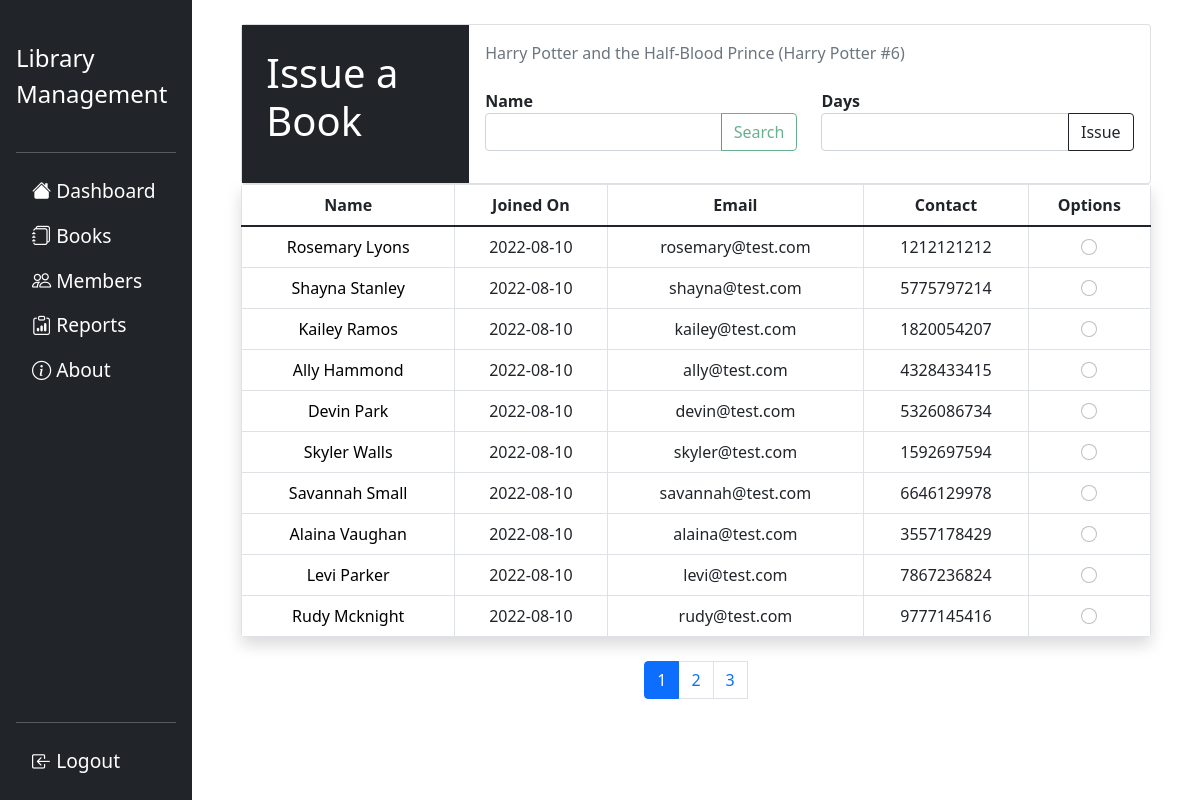
Screenshot of /issue_book/1 (signed in) with the database file from the repository.
### flasklib/models.py (models this page shows, shortened)
class Book(db.Model):
    bid=db.Column(db.Integer,primary_key=True)
    title=db.Column(db.String,nullable=False)
    authors=db.Column(db.String,nullable=False)
    average_rating=db.Column(db.String,nullable=False)
    isbn=db.Column(db.String,nullable=False)
    publisher=db.Column(db.String,nullable=False)
    publish_date=db.Column(db.String,nullable=False)
    quantity=db.Column(db.Integer,nullable=False,default=5)
    availability=db.Column(db.Integer,nullable=False,default=5)
    borrowers=db.Column(db.String,db.ForeignKey('member.mid'),default='')

class Member(db.Model):
    mid=db.Column(db.Integer,primary_key=True)
    mname=db.Column(db.String(20),nullable=False)
    email=db.Column(db.String,unique=True,nullable=False)
    contact=db.Column(db.String(12),nullable=False)
    date_added=db.Column(db.DateTime,default=datetime.utcnow)
    debt=db.Column(db.Float,nullable=False,default=0)
    dues=db.Column(db.String,default='')
    books=db.relationship('Book',backref='issued_to',lazy=True)
    issues=db.relationship('BookIssue',backref='issues',lazy=True)

### flasklib/issues/routes.py (the view, shortened to what this page needs)
@issues.route("/issue_book/<int:bid>",methods=['GET','POST'])
@login_required
def issue_book(bid):
    book=Book.query.get(bid)
    form=IssueForm()
    page=request.args.get('page',1,type=int)
    members=Member.query.paginate(per_page=10,page=page)
    print(members)
    if Member.query.first()==None:
        flash('No members added! Add one to issue the book.','danger')
        return redirect(url_for('books.viewbooks'))
    return render_template('templates_issues/issue.html',title='Issue a Book',members=members,form=form,book=book)

### flasklib/issues/forms.py (shortened to what this page needs)
class IssueForm(FlaskForm):
    days=StringField('Days')
    memberRadio=StringField()
    submit=SubmitField('Issue')

### flasklib/models.py (called while the page is built)
@login_manager.user_loader
def load_user(user_id):
    return Admin.query.get(int(user_id))

### flasklib/templates/templates_issues/issue.html (shortened to what this page needs)
{% extends 'templates_members/members.html' %}
{% block searchbar %}
<div class="container card col-11 p-0">
  <div class="row g-0">
    <div class="col-md-3" style="background-color:rgb(33,37,41);">
      <h1 class="text-white m-4 display-6">Issue a Book</h1>
    </div>
    <div class="col-md-9">
      <div class="card-body">
        <div class="text-muted">{{ book.title }}</div>
        <br>
        <div class="row">
          <form class="col-6" action="/issue_book/{{book.bid}}/search_member/None" method="POST">
            <label class="form-control-label fw-bold">Name</label>
            <div class="input-group mb-3">
              <input type="text" name="searchbar" id="searchbar" autocomplete="off" class="form-control">
              <input type="submit" value="Search" class="btn btn-outline-success" id="searchButton">
            </div>
          </form>
          <form class="col-6" class="d-grid" action="/issue_book/{{book.bid}}" method="POST">
            <fieldset>
              {{ form.days.label(class="form-control-label fw-bold") }}
              <div class="input-group mb-3">
                {{ form.days(class="form-control form-control-md") }}
                {{ form.submit(class="btn btn-outline-dark") }}
              </div>
            </fieldset>
        </div>
      </div>
    </div>
  </div>
</div>
{% endblock searchbar %}
{% block options %}
<td>
<div>
  {{ form.memberRadio(class="form-check-input",type="radio",id="memberRadio",value=member.mid) }}
</div>
</td>
{% endblock options %}
{% block pagination %}
  {% for pagenum in members.iter_pages() %}
      {% if pagenum %}
          {% if pagenum==members.page %}
          <li class="page-item active"><a class="page-link" href="{{ url_for('issues.issue_book',bid=book.bid,page=pagenum,keyword=keyword) }}">{{ pagenum }}</a></li>
          {% else %}
          <li class="page-item"><a class="page-link" href="{{ url_for('issues.issue_book',bid=book.bid,page=pagenum,keyword=keyword) }}">{{ pagenum }}</a></li>
          {% endif %}
      {% else %}
      . . .
      {% endif %}
  {% endfor %}
{% endblock pagination %}

### flasklib/templates/templates_members/members.html (shortened to what this page needs)
{% extends 'layout.html' %}
{% block head %}
    <link rel="stylesheet" href="{{ url_for('static',filename='css/general.css') }}">
{% endblock head %}
{% block content %}
{% block searchbar %}{% endblock searchbar %}
{% if members.items|length> 0 %}
<div class="table-responsive container col-11 p-0 shadow rounded">
    <table class="table align-middle mb-0 table-bordered table-hover">
        <thead>
            <tr class="text-center">
                <th scope="col">Name</th>
                <th scope="col">Joined On</th>
                <th scope="col">Email</th>
                <th scope="col">Contact</th>
                <th scope="col">Options</th>
            </tr>
        </thead>
        <tbody>
            {% for member in members.items %}
            <tr class="text-center">
                <td><a class="" style="text-decoration: none;color:black" href="{{url_for('members.member_info',mid=member.mid)}}">{{ member.mname }}</a></td>
                <td> {{ member.date_added.date() }}</td>
                <td>{{ member.email }}</td>
                <td>{{ member.contact }}</td>
                {% block options scoped %}{% endblock options %}
            </tr>
            {% endfor %}
            {% else %}
            <div class="container card col-11 py-2 my-3">
                <div class="card-body">
                    No members found.Add one.
                </div>
            </div>
            {% endif %}
        </tbody>
    </table>
</div>
<br>
<nav aria-label="Page navigation">
    <ul class="pagination justify-content-center">
    {% block pagination %}{% endblock pagination %}
    </ul>
</nav>
{% endblock content %}

### rows the page displays
Book: title "Harry Potter and the Half-Blood Prince (Harry Potter #6)"
Member: mname "Rosemary Lyons", date_added "2022-08-10", email "rosemary@test.com", contact "1212121212"
Member: mname "Shayna Stanley", date_added "2022-08-10", email "shayna@test.com", contact "5775797214"
Member: mname "Kailey Ramos", date_added "2022-08-10", email "kailey@test.com", contact "1820054207"
Member: mname "Ally Hammond", date_added "2022-08-10", email "ally@test.com", contact "4328433415"
Member: mname "Devin Park", date_added "2022-08-10", email "devin@test.com", contact "5326086734"
Member: mname "Skyler Walls", date_added "2022-08-10", email "skyler@test.com", contact "1592697594"
Member: mname "Savannah Small", date_added "2022-08-10", email "savannah@test.com", contact "6646129978"
Member: mname "Alaina Vaughan", date_added "2022-08-10", email "alaina@test.com", contact "3557178429"
Member: mname "Levi Parker", date_added "2022-08-10", email "levi@test.com", contact "7867236824"
Member: mname "Rudy Mcknight", date_added "2022-08-10", email "rudy@test.com", contact "9777145416"

### other values shown
{{ pagenum }} "1"
{{ pagenum }} "2" "3"
